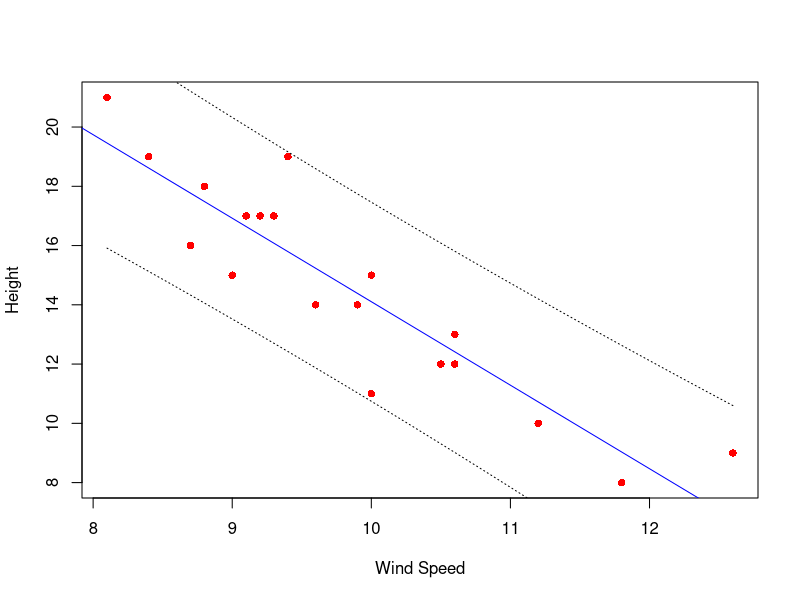
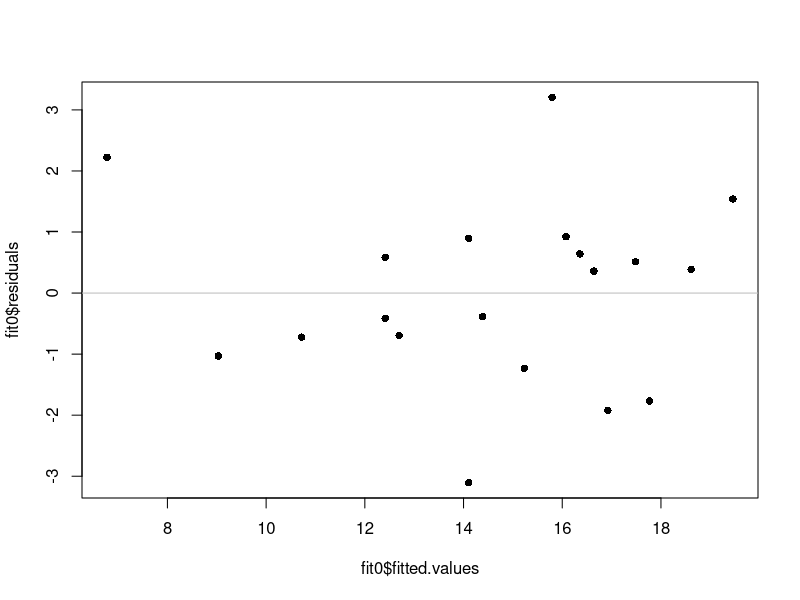
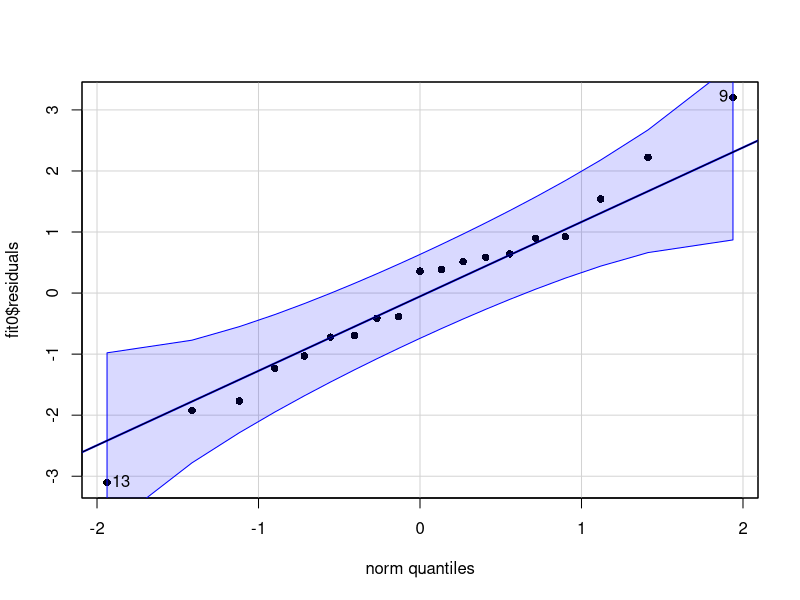
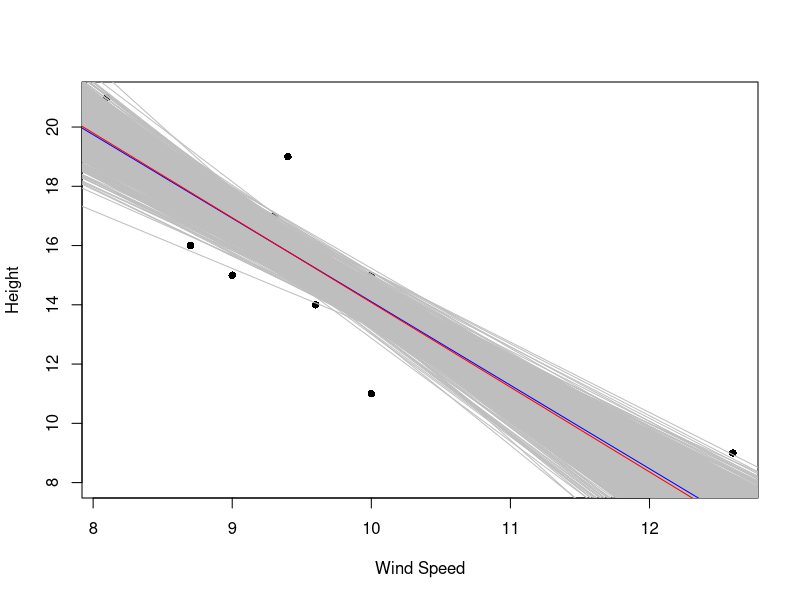
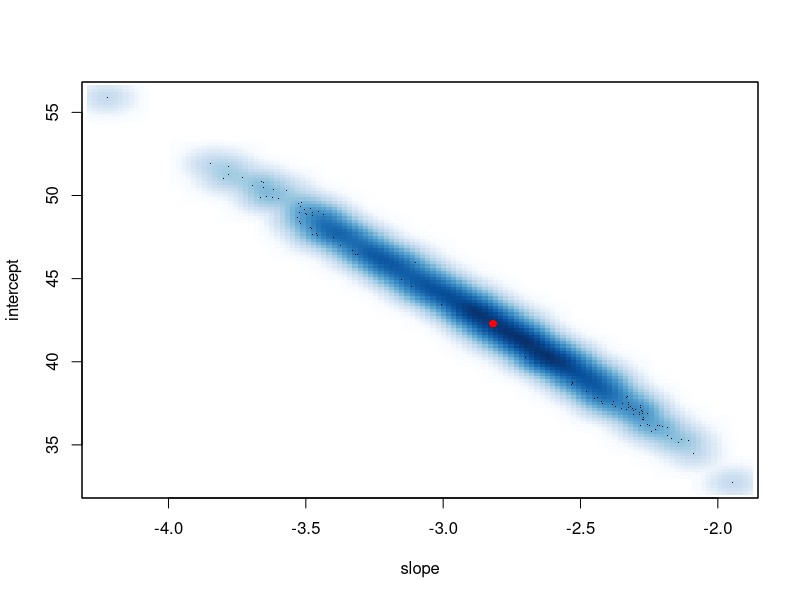
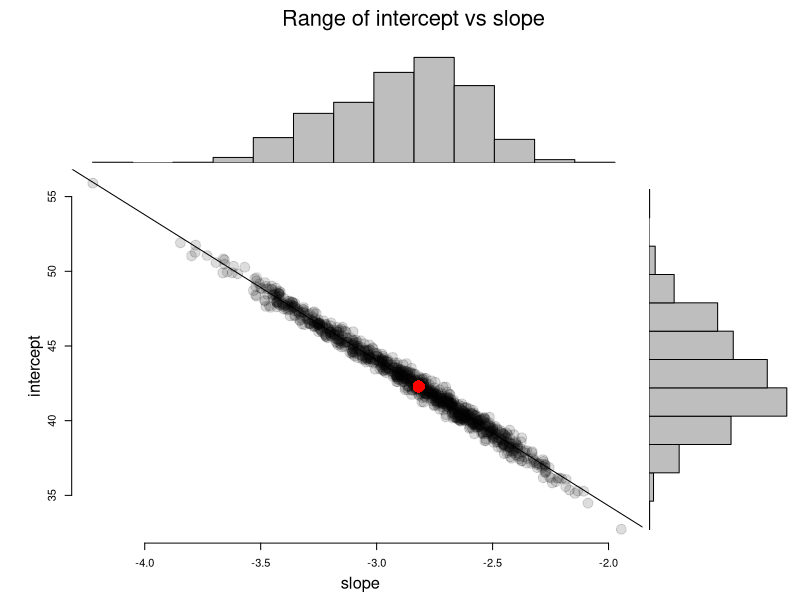

The R source for these figures, in order:
#dataistanbul talk - April 5th, 2017
#HS Olmez (c) 2017
#
# Using bootstrapping to get a sense of variability in the coefficients (intercept and slope)
# of linear regression analysis. We'll compute the confidence intervals on both regression coeff's. 
#
windsp <- c(8.1, 8.4, 8.7, 8.8, 9, 9.1, 9.2, 9.3, 9.4, 9.6, 9.9, 10, 10, 10.5, 10.6, 10.6, 11.2, 11.8, 12.6)
height <- c(21, 19, 16, 18, 15, 17, 17, 17, 19, 14, 14, 15, 11, 12, 12, 13, 10, 8, 9)
HWdata <- as.data.frame(cbind(height,windsp)) #needed for the boot pckg
fit0 <- lm(height ~ windsp, data=HWdata)
print(summary(fit0))
plot(windsp,height, xlab="Wind Speed", ylab="Height", pch=16, col="red")
abline(fit0, col="blue")
#plot the 95% confidence interval for the fit
newx <- seq(min(windsp), max(windsp), 0.1)
conf <- predict(fit0, newdata=data.frame(windsp=newx), interval=c("confidence"), level = 0.95, type="response")
prd <- predict(fit0, newdata=data.frame(windsp=newx), interval=c("prediction"), level = 0.95, type="response")
lines(newx,prd[,2], lty=3)
lines(newx,prd[,3], lty=3)
#
plot(fit0$fitted.values,fit0$residuals,pch=16) #check for homoscedasticity
abline(h=0, col='grey') 
car::qqPlot(fit0$residuals,pch=16) #test for normality
qqline(fit0$residuals) 
#
set.seed(4)
#
n <- length(height) ; Nreps <- 1000
b0 <- NULL ; b1 <- NULL
plot(windsp,height, xlab="Wind Speed", ylab="Height", pch=16, col="black")
for (iter in 1:Nreps) {
  databs <- HWdata[sample(1:n, size=n, replace=T),]
  fitbs <- lm(height ~ windsp, data=databs)
  b0 <- append(b0,fitbs$coefficients[[1]])  #intercept
  b1 <- append(b1,fitbs$coefficients[[2]])  #slope 
  abline(fitbs, col="gray")
}
abline(fit0, col="blue")
#
cat("Bootstrapped intercept & std. error: ", mean(b0), sd(b0), '\n')
cat("CI for the intercept               : ", quantile(b0, c(0.025,0.975)), '\n')
cat("Bootstrapped slope & std. error    : ", mean(b1), sd(b1), '\n')
cat("CI for the slope                   : ", quantile(b1, c(0.025,0.975)))
abline(mean(b0),mean(b1), col="red")
#
# Run with the boot package
library(boot)
index <- n
boot.fn <- function(data, index) return(coef(lm(height~windsp, data=HWdata, subset=index)))
cat('\n\n')
print(summary(boot(HWdata, boot.fn, R=Nreps)))
#
#
smoothScatter(b1,b0, xlab="slope", ylab="intercept")
points(x=fit0$coefficients[[2]], y=fit0$coefficients[[1]], pch=16, col="red")

scatterhist <- function(x, y, xlab = "", ylab = "", plottitle="", 
                        xsize=1, cleanup=TRUE,...){
  # save the old graphics settings-- they may be needed
  def.par <- par(no.readonly = TRUE)
  zones <- matrix(c(1,1,1, 0,5,0, 2,6,4, 0,3,0), ncol = 3, byrow = TRUE)
  layout(zones, widths=c(0.3,4,1), heights = c(1,3,10,.75))
  # tuning to plot histograms nicely
  xhist <- hist(x, plot = FALSE)
  yhist <- hist(y, plot = FALSE)
  top <- max(c(xhist$counts, yhist$counts))
  # for all three titles: 
  # drop the axis titles and omit boxes, set up margins
  par(xaxt="n", yaxt="n",bty="n",  mar = c(.3,2,.3,0) +.05)
  # fig 1 from the layout
  plot(x=1,y=1,type="n",ylim=c(-1,1), xlim=c(-1,1))
  text(0,0,paste(plottitle), cex=2)
  # fig 2
  plot(x=1,y=1,type="n",ylim=c(-1,1), xlim=c(-1,1))
  text(0,0,paste(ylab), cex=1.5, srt=90)
  # fig 3
  plot(x=1,y=1,type="n",ylim=c(-1,1), xlim=c(-1,1))
  text(0,0,paste(xlab), cex=1.5)
  # fig 4, the first histogram, needs different margins
  # no margin on the left
  par(mar = c(2,0,1,1))
  barplot(yhist$counts, axes = FALSE, xlim = c(0, top),
          space = 0, horiz = TRUE)
  # fig 5, other histogram needs no margin on the bottom
  par(mar = c(0,2,1,1))
  barplot(xhist$counts, axes = FALSE, ylim = c(0, top), space = 0)
  # fig 6, finally, the scatterplot-- needs regular axes, different margins
  par(mar = c(2,2,.5,.5), xaxt="s", yaxt="s", bty="n")
  # this color allows traparency & overplotting-- useful if a lot of points
  plot(x, y , pch=19, col="#00000022", cex=xsize, ...)
  # reset the graphics, if desired 
  if(cleanup) {par(def.par)}
}

scatterhist(b1, b0, xlab="slope", ylab="intercept",   
            "Range of intercept vs slope", xsize =2, cleanup=FALSE)
abline(lm(b0~b1))
#lines(lowess(b1,b0))
points(x=fit0$coefficients[[2]], y=fit0$coefficients[[1]], pch=16, cex=2.5, col="red")

